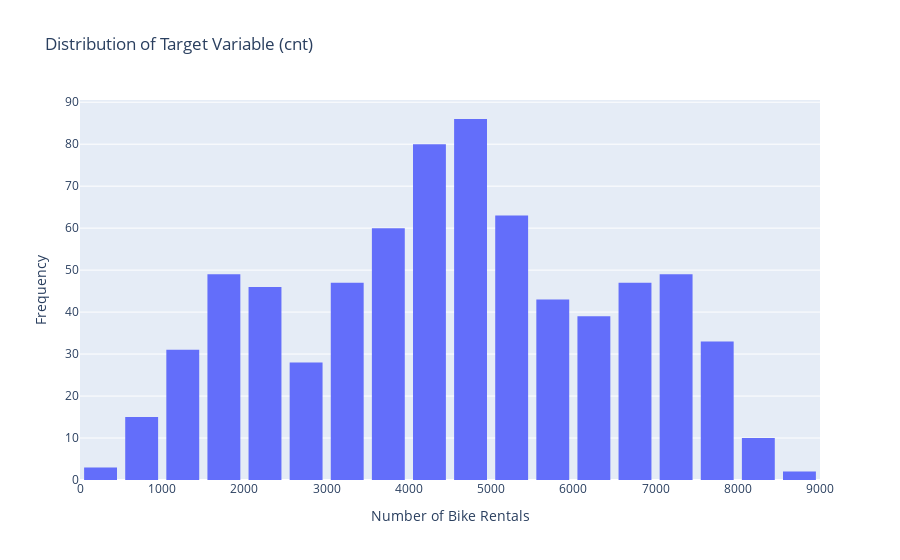

The cell this chart's notebook holds for it:
### Markdown cell above
**Distribution of the Target Variable (cnt)**

In this section, we plot the distribution of the target variable `cnt`, which represents the number of bike rentals. Visualizing the distribution helps us understand whether the data is skewed, contains outliers, or is relatively balanced across different rental amounts. 

A continuous histogram is used to observe the natural spread of the data without forcing it into discrete classes.

### Code cell
# Distribution of target variable
fig = px.histogram(day, x='cnt', nbins=20, title='Distribution of Target Variable (cnt)',
                   labels={'cnt': 'Number of Bike Rentals', 'count': 'Frequency'})
fig.update_layout(bargap=0.2, xaxis_title='Number of Bike Rentals', yaxis_title='Frequency')
fig.show()

### Figure 1 — Plotly figure (JSON) as saved in the notebook; plotly's stock layout.template omitted (floating-point values rounded to 4 significant figures; data arrays with more than 128 entries replaced by an {"elided": "..."} marker saying what was removed)
{"data": [{"bingroup": "x", "hovertemplate": "Number of Bike Rentals=%{x}<br>count=%{y}<extra></extra>", "legendgroup": "", "marker": {"color": "#636efa", "pattern": {"shape": ""}}, "name": "", "nbinsx": 20, "orientation": "v", "showlegend": false, "type": "histogram", "x": {"elided": "731 int values"}, "xaxis": "x", "yaxis": "y"}], "layout": {"bargap": 0.2, "barmode": "relative", "legend": {"tracegroupgap": 0}, "title": {"text": "Distribution of Target Variable (cnt)"}, "xaxis": {"anchor": "y", "domain": [0, 1], "title": {"text": "Number of Bike Rentals"}}, "yaxis": {"anchor": "x", "domain": [0, 1], "title": {"text": "Frequency"}}}}
